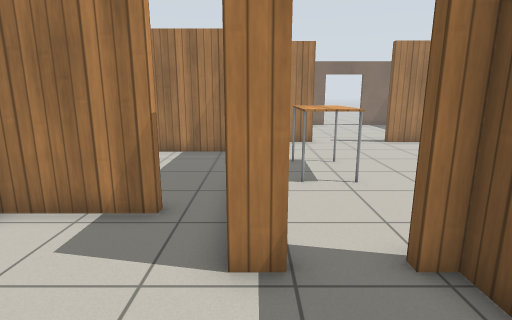
[1] (above)

22 first-person views from a walk through a robot-simulator world made for Gazebo. The camera is 1.2 m above the floor, tilts 12° down and sees 80° across. The floor is counted in squares, 0.5 m on a side. Each view is taken from the middle of a square. On the plan, view 1 faces up. The plan holds only what a view shows up to about 18 squares ahead; the rest is blank. The robots in the file are not drawn. Simple patterns stand in for the simulator's built-in surfaces.

[2]
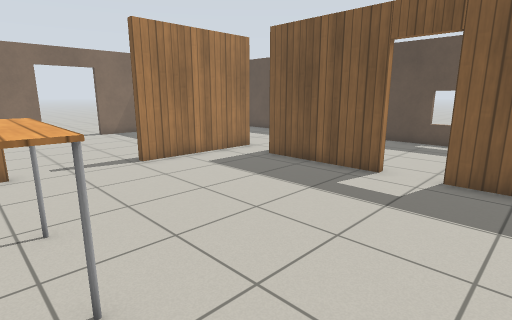

[3]
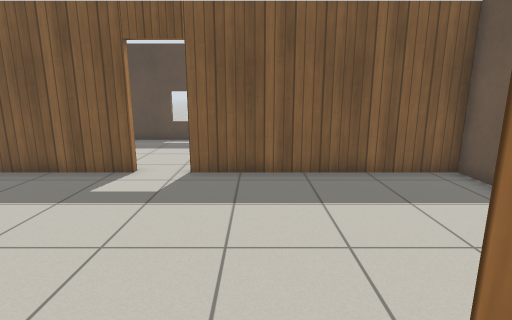

[4]
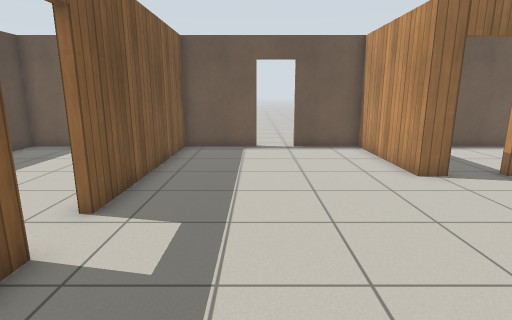

[5]
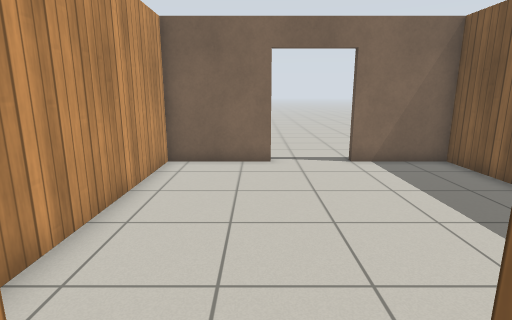

[6]
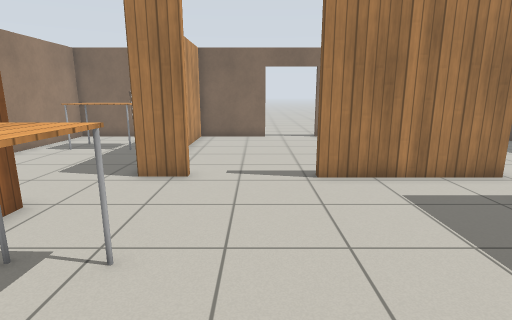

[7]
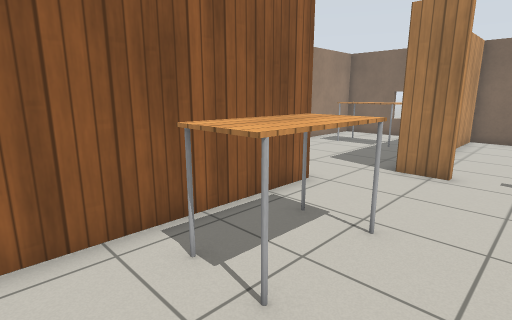

[8]
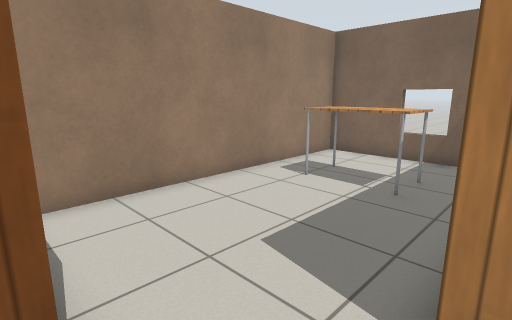

[9]
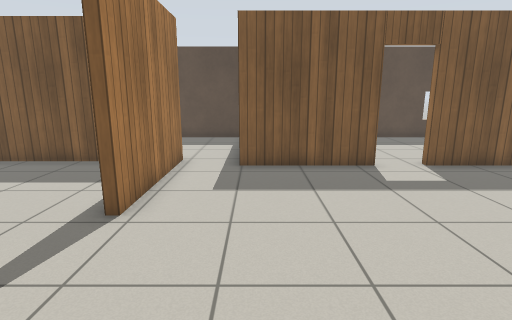

[10]
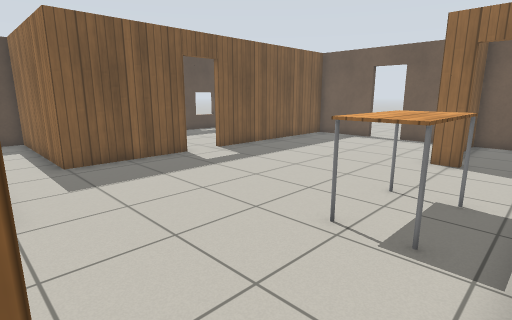

[11]
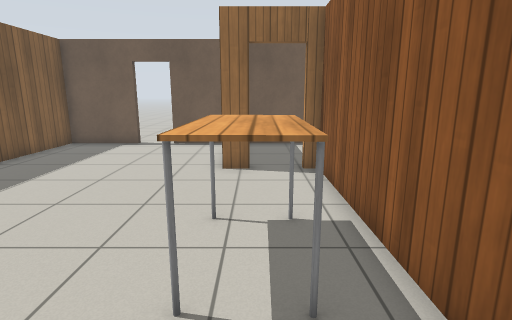

[12]
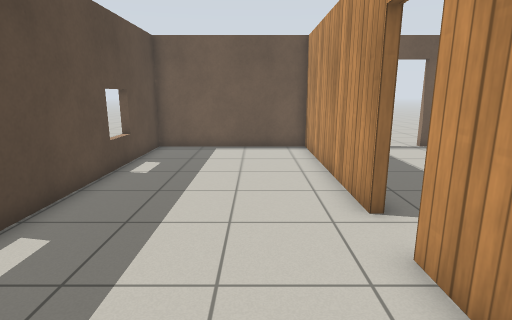

[13]
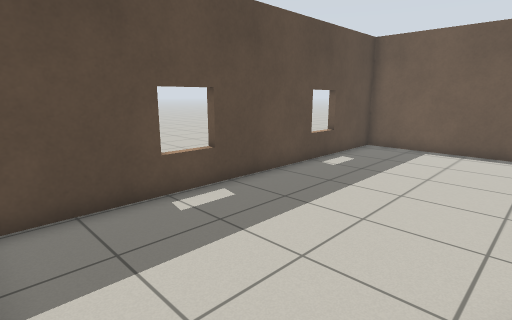

[14]
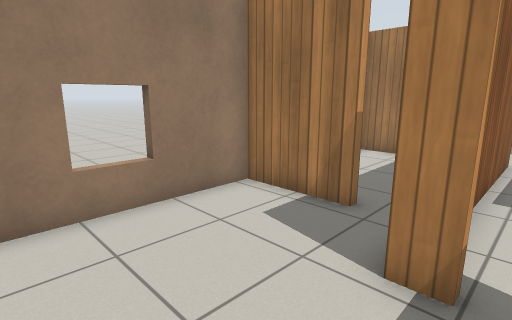

[15]
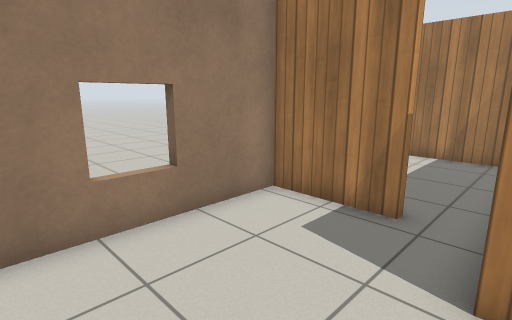

[16]
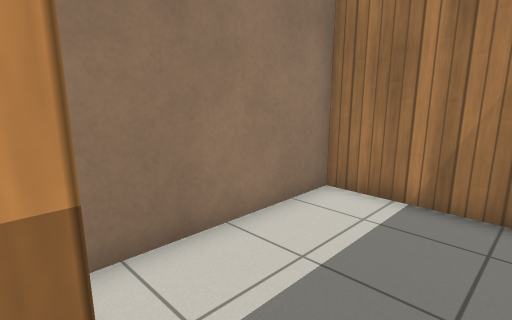

[17]
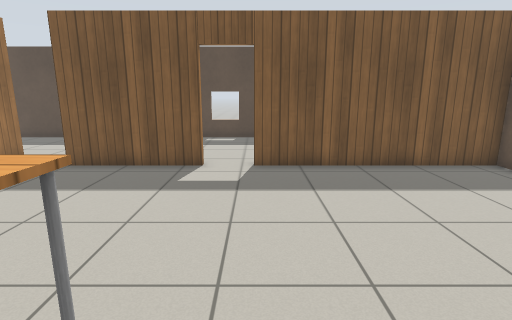

[18]
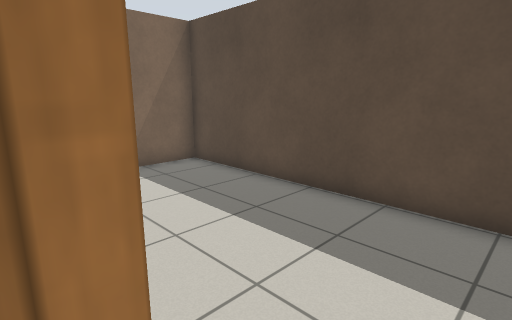

[19]
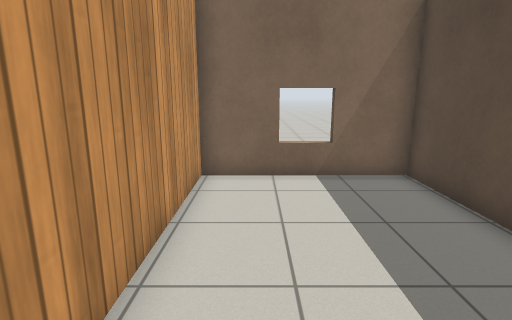

[20]
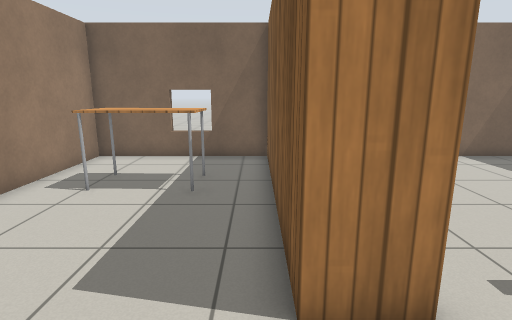

[21]
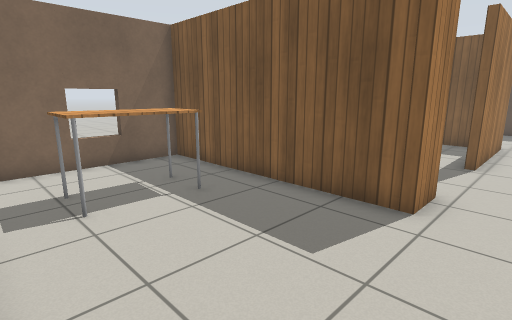

[22]
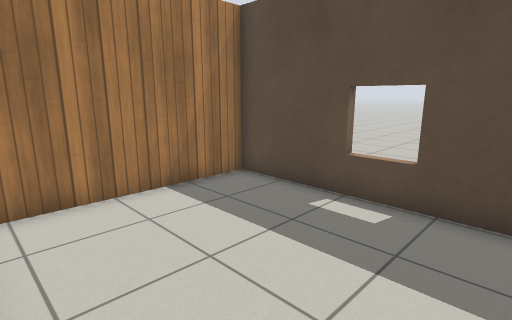

### Floor plan
Ten units are one square. View 1 is at (0, 0); x grows to the right and y downward. Boxes are objects, and circles mark ways between rooms. Rooms are numbered by the first view taken in them; rooms with no view inside come last. Other rooms are left out.
<svg viewBox="-58 -255 249 277">
<path fill="none" stroke="#000" d="M5 -38 -5 -38M-39 14 28 14 28 -6M-20 -60 -53 -60 -53 -3M28 -29 28 -38 21 -38M114 -89 114 -136M21 -41 31 -41 31 14 62 14M-1 -124 -1 -41M30 -158 15 -158M104 -158 67 -158M79 14 114 14 114 -71M15 -158 15 -250 -53 -250 -53 -140M-1 -134 -1 -124M117 -71 117 14 186 14 186 -133 124 -133M117 -106 117 -89M-20 -64 -20 -60M-12 -130 -53 -130 -53 -70M124 -158 104 -158M114 -136 186 -136 186 -250 123 -250 123 -176M56 -250 18 -250 18 -175M120 -169 120 -250 85 -250"/>
<rect x="15" y="-115" width="20" height="40" fill="#bbb"><title>table</title></rect>
<rect x="-35" y="-225" width="30" height="20" fill="#bbb"><title>table</title></rect>
<circle cx="15" cy="-40" r="3" fill="#2a7"/>
<circle cx="-15" cy="-60" r="3" fill="#2a7"/>
<circle cx="10" cy="-140" r="3" fill="#2a7"/>
<circle cx="115" cy="-75" r="3" fill="#2a7"/>
<circle cx="115" cy="-150" r="3" fill="#2a7"/>
<circle cx="45" cy="-160" r="3" fill="#2a7"/>
<text x="-20" y="-20">1</text>
<text x="60" y="-80">2</text>
<text x="-20" y="-190">3</text>
<text x="150" y="-60">4</text>
<text x="-30" y="-90">5</text>
<text x="150" y="-190">6</text>
<text x="60" y="-200">7</text>
</svg>
Room 1 opens to room 2. Room 1 opens to room 5. Room 2 opens to room 3. Room 2 opens to room 4. Room 2 opens to room 6. Room 2 opens to room 7.

Where each view was taken, in squares from view 1:
view 1: 0 up, 0 right, facing up
view 2: 5 up, 2 right, facing up-right
view 3: 5 up, 2 right, facing right
view 4: 13 up, 8 right, facing down
view 5: 14 up, 5 right, facing up
view 6: 7 up, 5 right, facing up
view 7: 6 up, 5 right, facing up-left
view 8: 13 up, 2 right, facing up-left
view 9: 13 up, 1 right, facing right
view 10: 16 up, 0 right, facing down-right
view 11: 14 up, 2 right, facing down
view 12: 13 up, 14 right, facing down
view 13: 13 up, 12 right, facing down-right
view 14: 0 up, 1 right, facing up-left
view 15: 0 up, 0 right, facing up-left
view 16: 6 up, 1 left, facing up-left
view 17: 7 up, 1 right, facing right
view 18: 15 up, 12 right, facing up-right
view 19: 16 up, 14 right, facing up
view 20: 13 up, 1 right, facing up
view 21: 14 up, 5 left, facing up-right
view 22: 6 up, 12 right, facing up-right
